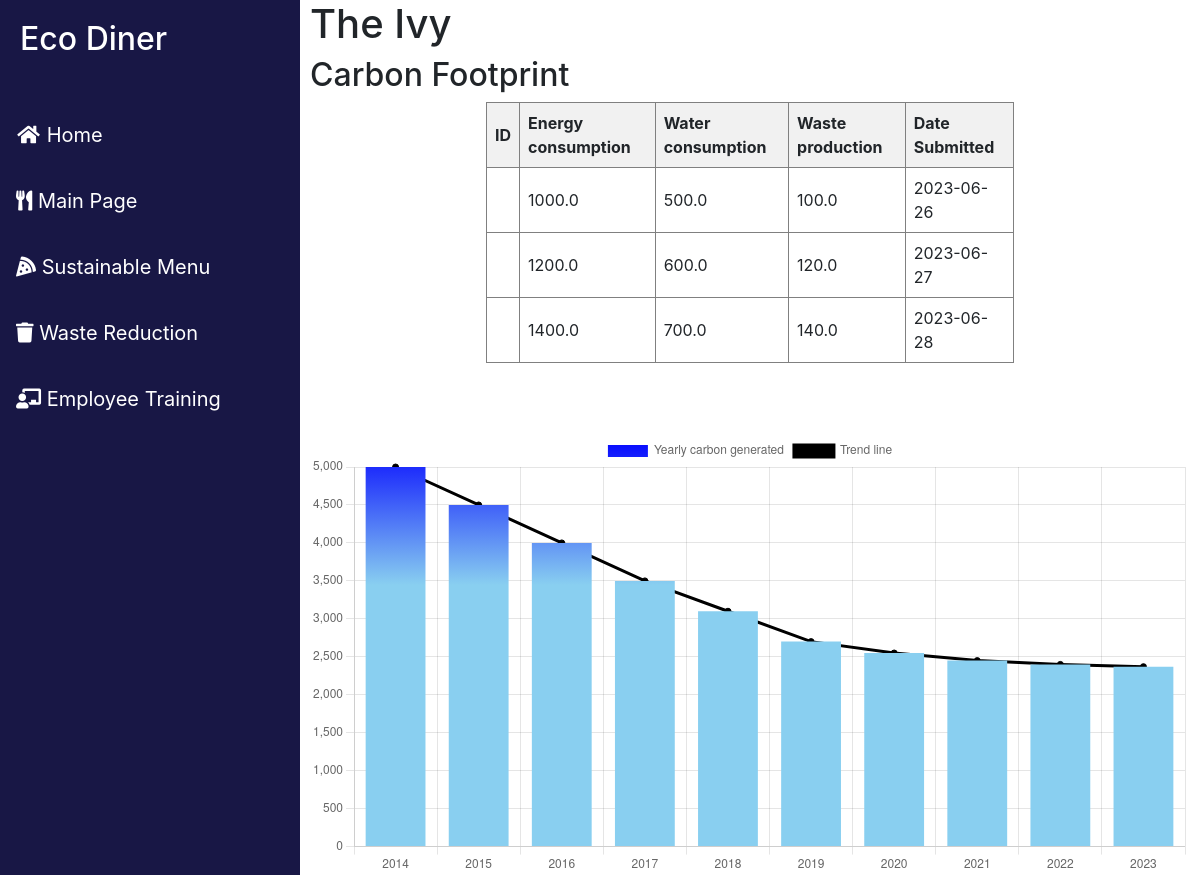
Page /ecoDinerApp/restaurants/1/carbon-footprint/ on the committed database.
### ecoDinerApp/models.py (models this page shows, shortened)
class CarbonFootprint(models.Model):
    objects = models.Manager()
    restaurant = models.ForeignKey(Restaurant, on_delete=models.CASCADE)
    energy_consumption = models.FloatField()
    water_consumption = models.FloatField()
    waste_production = models.FloatField()
    date_submitted = models.DateTimeField(auto_now_add=True)

class Restaurant(models.Model):
    objects = models.Manager()
    name = models.CharField(max_length=255)
    address = models.CharField(max_length=255)
    city = models.CharField(max_length=255)
    state = models.CharField(max_length=2, choices=[('UK', 'United Kingdom')], default='UK')
    zip_code = models.CharField(max_length=5)
    created_at = models.DateTimeField(auto_now_add=True)
    updated_at = models.DateTimeField(auto_now=True)
    description = models.TextField(blank=True, null=True)
    def __str__(self):
        return f"{self.name}"

### ecoDinerApp/views.py (the view)
def carbon_footprint(request, primary_key):
    restaurant_carbon_footprints = CarbonFootprint.objects.filter(restaurant=primary_key)
    print(restaurant_carbon_footprints)
    return render(
        request,
        'carbon_footprint.html',
        {
            'restaurant_carbon_footprint_array': restaurant_carbon_footprints
        },
    )

### ecoDinerApp/templates/carbon_footprint.html (shortened to what this page needs)
<!DOCTYPE html>
<html>
<head>
</head>
    <link rel="stylesheet" href="https://cdnjs.cloudflare.com/ajax/libs/font-awesome/5.15.3/css/all.min.css">
    <link rel="stylesheet" href="https://cdn.jsdelivr.net/npm/bootstrap@4.6.0/dist/css/bootstrap.min.css">
<body>
<div class="sidenav">
    <h2 style="color: white; margin-left:20px ;">Eco Diner</h2>
    <br>
    <br>
    <a href="{% url 'home'%}" class="active"><i class="fa fa-fw fa-home"></i> Home</a></li>
    <br>
    <a href="{% url 'restaurant_detail' restaurant_carbon_footprint_array.first.restaurant.id %}"><i class="fas fa-utensils"></i> Main Page</a>
    <br>
    <a href="{% url 'sustainable_menu' restaurant_carbon_footprint_array.first.restaurant.id %}"><i class="fas fa-pizza-slice"></i> Sustainable Menu</a>
    <br>
    <a href="{% url 'waste_reduction' restaurant_carbon_footprint_array.first.restaurant.id %}"><i class="fas fa-trash"></i> Waste Reduction</a>
    <br>
    <a href="{% url 'employee_training' restaurant_carbon_footprint_array.first.restaurant.id %}"><i class="fas fa-chalkboard-teacher"></i> Employee Training</a>
</div>
<div class="main">
<h1>{{ restaurant_carbon_footprint_array.first.restaurant }}</h1>
<h2>Carbon Footprint</h2>
<table border="1">
    <thead>
    <tr>
    <th>ID</th>
    <th>Energy consumption</th>
    <th>Water consumption</th>
    <th>Waste production</th>
    <th>Date Submitted</th>
    </tr>
    </thead>
    <tbody>
{% for restaurant_carbon_footprint in restaurant_carbon_footprint_array %}
<tr>
    <td>{{ loop.index }}</td>
    <td>{{ restaurant_carbon_footprint.energy_consumption }}</td>
    <td>{{ restaurant_carbon_footprint.water_consumption }}</td>
    <td>{{ restaurant_carbon_footprint.waste_production }}</td>
    <td>{{ restaurant_carbon_footprint.date_submitted|date:"Y-m-d"  }}</td>
</tr>
{% endfor %}
</tbody>
</table>
<br>
<br>
<br>
<div style="color: #181745;"><canvas id="myChart"></canvas></div>
</div>
<script>
        // Create the bar chart
        var ctx = document.getElementById("myChart").getContext("2d");
        var myChart = new Chart(ctx, {
        data: {
            datasets: [{
                type: 'bar',
                label: 'Yearly carbon generated',
                data: [5000, 4500, 4000, 3500, 3100, 2700 , 2550, 2450 ,2400, 2370, 2170.6 ],
                backgroundColor: createGradient("blue", "rgb(137, 207, 240)"),
                borderColor: "rgba(0,0,0)"
            }, {
                type: 'line',
                label: 'Trend line',
                data: [5000, 4500, 4000, 3500, 3100, 2700 , 2550, 2450 ,2400, 2370, 2170.6 ],
                backgroundColor: "rgba(0, 0, 0, 2)",
                borderColor: "rgba(0,0,0)",
                zIndex: 1
            }],
            labels: ["2014", "2015", "2016", "2017", "2018", "2019", "2020", "2021", "2022", "2023"]
        },
        options: {
            label:{
                display: false
            }
        }
});
// Function to create a gradient fill color
function createGradient(color1, color2) {
            var ctx = document.getElementById("myChart").getContext("2d");
            var gradient = ctx.createLinearGradient(0, 0, 0, ctx.canvas.height);
            gradient.addColorStop(0, color1);
            gradient.addColorStop(1, color2);
            return gradient;
        }
</script>
</body>
</html>

### ecoDinerApp/templates/carbon_footprint.html (style rules this page uses)
.sidenav { height: 100%; width: 300px; position: fixed; z-index: 1; top: 0; left: 0; background-color: #181745; overflow-x: hidden; padding-top: 20px; align-items: centre; }
.sidenav a { padding: 6px 8px 6px 16px; text-decoration: none; font-size: 20px; color: white; display: block; }
.main { margin-left: 300px; padding: 0px 10px; background-color: white; height:100% }
table { align-self: center; border-collapse: collapse; margin: 0 auto; width: 60%; }
th, td { text-align: left; padding: 8px; }
th { background-color: #f1f1f1; }

### rows in the picture
CarbonFootprint: first.restaurant "The Ivy", energy_consumption "1000.0", water_consumption "500.0", waste_production "100.0", date_submitted "2023-06-26"
CarbonFootprint: energy_consumption "1200.0", water_consumption "600.0", waste_production "120.0", date_submitted "2023-06-27"
CarbonFootprint: energy_consumption "1400.0", water_consumption "700.0", waste_production "140.0", date_submitted "2023-06-28"
